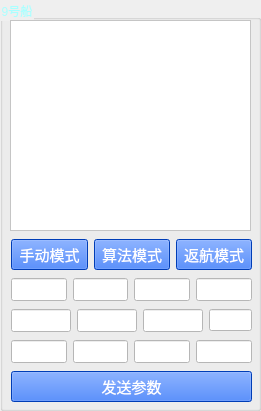
   <widget class="QGroupBox" name="groupBox_11">
    <property name="geometry">
     <rect>
      <x>820</x>
      <y>440</y>
      <width>261</width>
      <height>411</height>
     </rect>
    </property>
    <property name="styleSheet">
     <string notr="true">color: rgb(170, 255, 255);</string>
    </property>
    <property name="title">
     <string>9号船</string>
    </property>
    <widget class="QTextBrowser" name="text_9">
     <property name="geometry">
      <rect>
       <x>10</x>
       <y>20</y>
       <width>241</width>
       <height>211</height>
      </rect>
     </property>
     <property name="font">
      <font>
       <family>黑体</family>
       <pointsize>8</pointsize>
      </font>
     </property>
     <property name="styleSheet">
      <string notr="true">background-color: rgb(255, 255, 255);
color: rgb(0, 0, 0);</string>
     </property>
    </widget>
    <widget class="QWidget" name="layoutWidget">
     <property name="geometry">
      <rect>
       <x>11</x>
       <y>237</y>
       <width>241</width>
       <height>169</height>
      </rect>
     </property>
     <layout class="QVBoxLayout" name="verticalLayout_10">
      <item>
       <layout class="QHBoxLayout" name="horizontalLayout_37">
        <item>
         <widget class="QPushButton" name="manul_9">
          <property name="font">
           <font>
            <family>黑体</family>
            <pointsize>11</pointsize>
           </font>
          </property>
          <property name="styleSheet">
           <string notr="true">color: rgb(255, 255, 255);
background-color: rgb(0, 85, 255);</string>
          </property>
          <property name="text">
           <string>手动模式</string>
          </property>
         </widget>
        </item>
        <item>
         <widget class="QPushButton" name="guided_9">
          <property name="font">
           <font>
            <family>黑体</family>
            <pointsize>11</pointsize>
           </font>
          </property>
          <property name="styleSheet">
           <string notr="true">color: rgb(255, 255, 255);
background-color: rgb(0, 85, 255);</string>
          </property>
          <property name="text">
           <string>算法模式</string>
          </property>
         </widget>
        </item>
        <item>
         <widget class="QPushButton" name="RTL_9">
          <property name="font">
           <font>
            <family>黑体</family>
            <pointsize>11</pointsize>
           </font>
          </property>
          <property name="styleSheet">
           <string notr="true">color: rgb(255, 255, 255);
background-color: rgb(0, 85, 255);</string>
          </property>
          <property name="text">
           <string>返航模式</string>
          </property>
         </widget>
        </item>
       </layout>
      </item>
      <item>
       <layout class="QHBoxLayout" name="horizontalLayout_38">
        <item>
         <widget class="QLineEdit" name="pa0_9">
          <property name="font">
           <font>
            <family>Times New Roman</family>
            <pointsize>10</pointsize>
            <weight>75</weight>
            <bold>true</bold>
           </font>
          </property>
          <property name="styleSheet">
           <string notr="true">background-color: rgb(255, 255, 255);
color: rgb(0, 0, 0);</string>
          </property>
         </widget>
        </item>
        <item>
         <widget class="QLineEdit" name="pa1_9">
          <property name="font">
           <font>
            <family>Times New Roman</family>
            <pointsize>10</pointsize>
            <weight>75</weight>
            <bold>true</bold>
           </font>
          </property>
          <property name="styleSheet">
           <string notr="true">background-color: rgb(255, 255, 255);
color: rgb(0, 0, 0);</string>
          </property>
         </widget>
        </item>
        <item>
         <widget class="QLineEdit" name="pa2_9">
          <property name="font">
           <font>
            <family>Times New Roman</family>
            <pointsize>10</pointsize>
            <weight>75</weight>
            <bold>true</bold>
           </font>
          </property>
          <property name="styleSheet">
           <string notr="true">background-color: rgb(255, 255, 255);
color: rgb(0, 0, 0);</string>
          </property>
         </widget>
        </item>
        <item>
         <widget class="QLineEdit" name="pa3_9">
          <property name="font">
           <font>
            <family>Times New Roman</family>
            <pointsize>10</pointsize>
            <weight>75</weight>
            <bold>true</bold>
           </font>
          </property>
          <property name="styleSheet">
           <string notr="true">background-color: rgb(255, 255, 255);
color: rgb(0, 0, 0);</string>
          </property>
         </widget>
        </item>
       </layout>
      </item>
      <item>
       <layout class="QHBoxLayout" name="horizontalLayout_39">
        <item>
         <widget class="QLineEdit" name="pa4_9">
          <property name="font">
           <font>
            <family>Times New Roman</family>
            <pointsize>10</pointsize>
            <weight>75</weight>
            <bold>true</bold>
           </font>
          </property>
          <property name="styleSheet">
           <string notr="true">background-color: rgb(255, 255, 255);
color: rgb(0, 0, 0);</string>
          </property>
         </widget>
        </item>
        <item>
         <widget class="QLineEdit" name="pa5_9">
          <property name="font">
           <font>
            <family>Times New Roman</family>
            <pointsize>10</pointsize>
            <weight>75</weight>
            <bold>true</bold>
           </font>
          </property>
          <property name="styleSheet">
           <string notr="true">background-color: rgb(255, 255, 255);
color: rgb(0, 0, 0);</string>
          </property>
         </widget>
        </item>
        <item>
         <widget class="QLineEdit" name="pa6_9">
          <property name="font">
           <font>
            <family>Times New Roman</family>
            <pointsize>10</pointsize>
            <weight>75</weight>
            <bold>true</bold>
           </font>
          </property>
          <property name="styleSheet">
           <string notr="true">background-color: rgb(255, 255, 255);
color: rgb(0, 0, 0);</string>
          </property>
         </widget>
        </item>
        <item>
         <widget class="QLineEdit" name="pa7_9">
          <property name="styleSheet">
           <string notr="true">background-color: rgb(255, 255, 255);</string>
          </property>
         </widget>
        </item>
       </layout>
      </item>
      <item>
       <layout class="QHBoxLayout" name="horizontalLayout_40">
        <item>
         <widget class="QLineEdit" name="pa8_9">
          <property name="font">
           <font>
            <family>Times New Roman</family>
            <pointsize>10</pointsize>
            <weight>75</weight>
            <bold>true</bold>
           </font>
          </property>
          <property name="styleSheet">
           <string notr="true">background-color: rgb(255, 255, 255);
color: rgb(0, 0, 0);</string>
          </property>
         </widget>
        </item>
        <item>
         <widget class="QLineEdit" name="pa9_9">
          <property name="font">
           <font>
            <family>Times New Roman</family>
            <pointsize>10</pointsize>
            <weight>75</weight>
            <bold>true</bold>
           </font>
          </property>
          <property name="styleSheet">
           <string notr="true">background-color: rgb(255, 255, 255);
color: rgb(0, 0, 0);</string>
          </property>
         </widget>
        </item>
        <item>
         <widget class="QLineEdit" name="pa10_9">
          <property name="font">
           <font>
            <family>Times New Roman</family>
            <pointsize>10</pointsize>
            <weight>75</weight>
            <bold>true</bold>
           </font>
          </property>
          <property name="styleSheet">
           <string notr="true">background-color: rgb(255, 255, 255);
color: rgb(0, 0, 0);</string>
          </property>
         </widget>
        </item>
        <item>
         <widget class="QLineEdit" name="pa11_9">
          <property name="font">
           <font>
            <family>Times New Roman</family>
            <pointsize>10</pointsize>
            <weight>75</weight>
            <bold>true</bold>
           </font>
          </property>
          <property name="styleSheet">
           <string notr="true">background-color: rgb(255, 255, 255);
color: rgb(0, 0, 0);</string>
          </property>
         </widget>
        </item>
       </layout>
      </item>
      <item>
       <widget class="QPushButton" name="set_9">
        <property name="font">
         <font>
          <family>黑体</family>
          <pointsize>11</pointsize>
         </font>
        </property>
        <property name="styleSheet">
         <string notr="true">color: rgb(255, 255, 255);
background-color: rgb(0, 85, 255);</string>
        </property>
        <property name="text">
         <string>发送参数</string>
        </property>
       </widget>
      </item>
     </layout>
    </widget>
   </widget>
